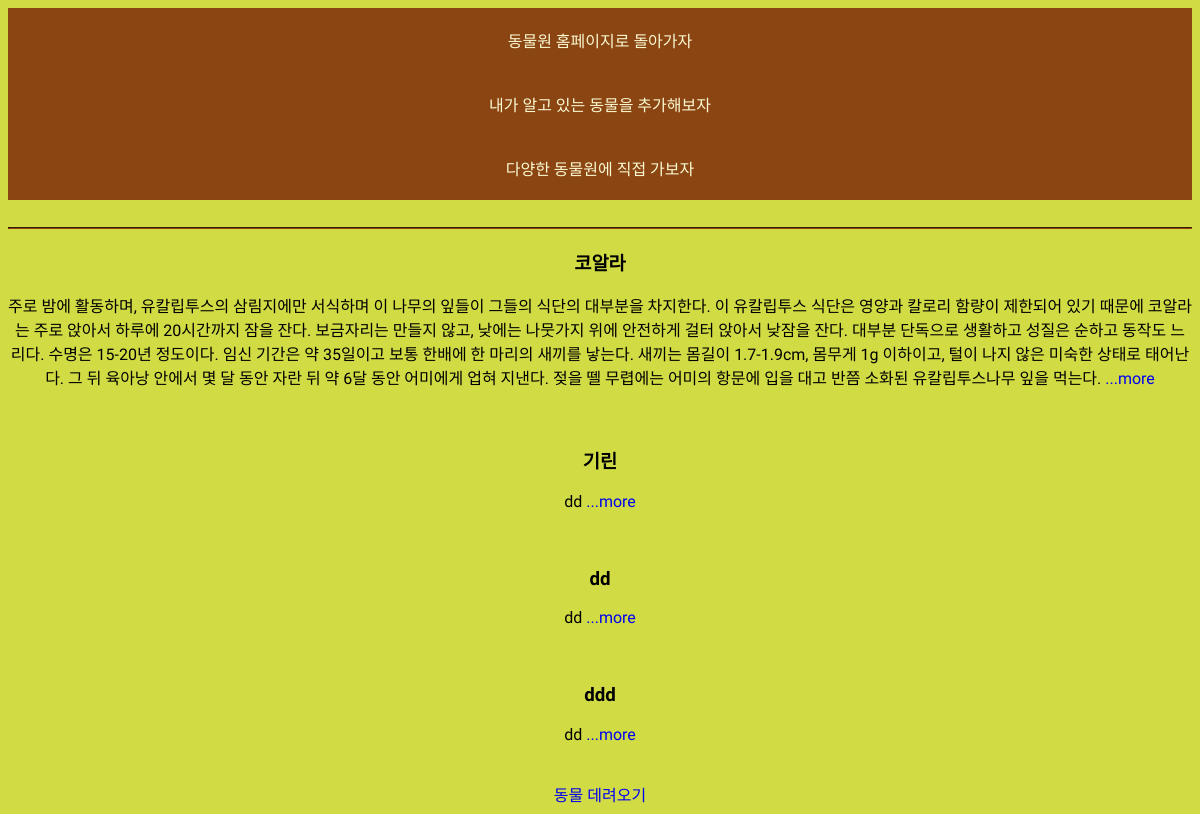
Before: /animal/animals/ with the older database file.
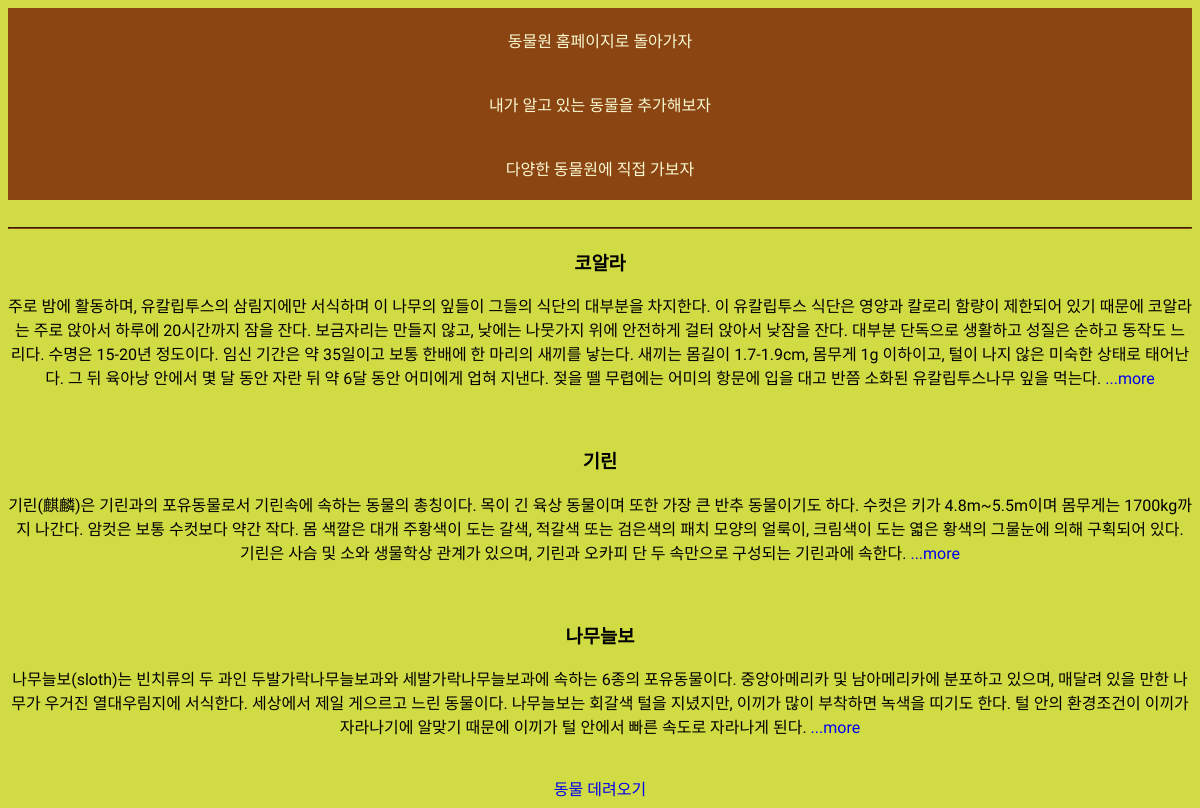
After: the same page with the newer database file.
### animal/models.py (models this page shows, shortened)
class Blog(models.Model):
    subject = models.CharField(max_length=200)
    author = models.CharField(max_length=100)
    date = models.DateTimeField()
    content = models.TextField()
    image = models.ImageField(upload_to = "animal/", blank=True, null=True)
    def brief(self):
        return self.content[:500]

### animal/views.py (the view)
# urls.py: path('animals/', animals, name="animals"),
def animals(request):
    objects = Blog.objects.all()
    return render(request, 'animals.html', {'objects':objects})

### animal/templates/animals.html
{% extends 'base.html' %}
{% block content %}
{% load static %}
    <hr>
    <div class="container">
    {% for blog in objects%}
        <h3>{{blog.subject}}</h3>
        <div>{{blog.brief}} <a href="{%url 'detail' blog.id %}">...more</a></div>
        <br><br>
    {% endfor %}
    </div>
    <div>
        <a id="add" href="{% url 'new' %}">동물 데려오기</a>
    </div>
{% endblock %}

Changed rows visible on the page:
removed Blog: subject "dd", brief "dd"
removed Blog: subject "ddd", brief "dd"
changed Blog "기린": brief "dd" → "기린(麒麟)은 기린과의 포유동물로서 기린속에 속하는 동물의 총칭이다. 목이 긴 육상 동물이며 또한 가장 큰 반추 동물이기도 하다. 수컷은 키가 4.8m~5.5m이며 몸무게는 1700kg까지 나간다. 암컷은 보통 수컷보다 약간 작다. 몸 색깔은 대개 주황색이 도는 갈색, 적갈색 또는 검은색의 패치 모양의 얼룩이, 크림색이 도는 엷은 황색의 그물눈에 의해 구획되어 있다. 기린은 사슴 및 소와 생물학상 관계가 있으며, 기린과 오카피 단 두 속만으로 구성되는 기린과에 속한다."
added Blog: subject "나무늘보", brief "나무늘보(sloth)는 빈치류의 두 과인 두발가락나무늘보과와 세발가락나무늘보과에 속하는 6종의 포유동물이다. 중앙아메리카 및 남아메리카에 분포하고 있으며, 매달려 있을 만한 나무가 우거진 열대우림지에 서식한다. 세상에서 제일 게으르고 느린 동물이다. 나무늘보는 회갈색 털을 지녔지만, 이끼가 많이 부착하면 녹색을 띠기도 한다. 털 안의 환경조건이 이끼가 자라나기에 알맞기 때문에 이끼가 털 안에서 빠른 속도로 자라나게 된다."
